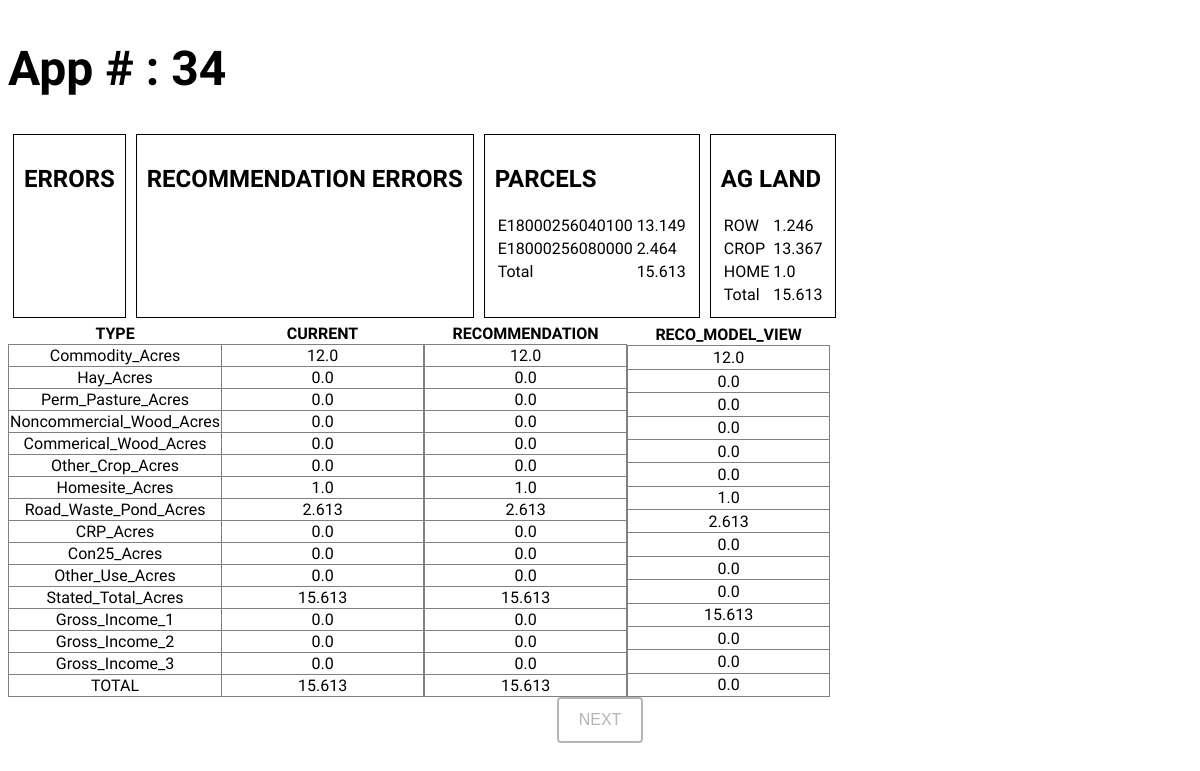
The page /34 on the database its author committed.
### models.py (models this page shows)
class CAUVApp(db.Model):
    id = db.Column(
        type_=db.Integer,
        primary_key=True,
    )
    AG_APP = db.Column(
        type_=db.String(30),
        nullable=False
    )
    Commodity_Acres = db.Column(
        type_=db.Float(3),
    )
    Hay_Acres = db.Column(
        type_=db.Float(3),
    )
    Perm_Pasture_Acres = db.Column(
        type_=db.Float(3),
    )
    Noncommercial_Wood_Acres = db.Column(
        type_=db.Float(3),
    )
    Commerical_Wood_Acres = db.Column(
        type_=db.Float(3),
    )
    Other_Crop_Acres = db.Column(
        type_=db.Float(3),
    )
    Homesite_Acres = db.Column(
        type_=db.Float(3),
    )
    Road_Waste_Pond_Acres = db.Column(
        type_=db.Float(3),
    )
    CRP_Acres = db.Column(
        type_=db.Float(3),
    )
    Con25_Acres = db.Column(
        type_=db.Float(3),
    )
    Other_Use_Acres = db.Column(
        type_=db.Float(3),
    )
    Stated_Total_Acres = db.Column(
        type_=db.Float(3),
        nullable=False,
    )
    Gross_Income_1 = db.Column(
        type_=db.Float(2),
    )
    Gross_Income_2 = db.Column(
        type_=db.Float(2),
    )
    Gross_Income_3 = db.Column(
        type_=db.Float(2),
    )

class RECOMMENDED_CAUVApp(db.Model):
    id = db.Column(
        type_=db.Integer,
        primary_key=True,
    )
    AG_APP = db.Column(
        type_=db.String(30),
        nullable=False
    )
    Commodity_Acres = db.Column(
        type_=db.Float(3),
    )
    Hay_Acres = db.Column(
        type_=db.Float(3),
    )
    Perm_Pasture_Acres = db.Column(
        type_=db.Float(3),
    )
    Noncommercial_Wood_Acres = db.Column(
        type_=db.Float(3),
    )
    Commerical_Wood_Acres = db.Column(
        type_=db.Float(3),
    )
    Other_Crop_Acres = db.Column(
        type_=db.Float(3),
    )
    Homesite_Acres = db.Column(
        type_=db.Float(3),
    )
    Road_Waste_Pond_Acres = db.Column(
        type_=db.Float(3),
    )
    CRP_Acres = db.Column(
        type_=db.Float(3),
    )
    Con25_Acres = db.Column(
        type_=db.Float(3),
    )
    Other_Use_Acres = db.Column(
        type_=db.Float(3),
    )
    Stated_Total_Acres = db.Column(
        type_=db.Float(3),
        nullable=False,
    )
    Gross_Income_1 = db.Column(
        type_=db.Float(2),
    )
    Gross_Income_2 = db.Column(
        type_=db.Float(2),
    )
    Gross_Income_3 = db.Column(
        type_=db.Float(2),
    )

### routes.py (the view)
@app.route('/<int:id>', methods = ['POST', 'GET'])
def base(id):
    next_id = id + 1
    if request.method == "POST":
        return redirect('/' + str(next_id))
    else:
        app_select = CAUVApp.query.filter(CAUVApp.AG_APP == id).first()
        if app_select is None:
            return redirect('/' + str(next_id))
        else:
            current = current_app(app_select)
            current_sum = current_app_sum(app_select)
            AG_LAND_parcels = parcel_view(id)
            AG_LAND_parcel_sum = parcel_sum(AG_LAND_parcels)
            AG_LAND_land = land_view(id)
            AG_LAND_land_sum = land_sum(AG_LAND_land)
            errors_compiled = compiled_errors(
                app_select=app_select,
                parcel_sum=AG_LAND_parcel_sum,
                AG_LAND_land=AG_LAND_land,
                current_sum=current_sum,
            )
            app_recommendation = recommendation(
                app_select=app_select,
                AG_LAND_parcel=AG_LAND_parcels,
                AG_LAND_land=AG_LAND_land,
                errors=errors_compiled,
            )
            app_recommendation_sum = recommendation_sum(app_recommendation)
            recom_app_select = RECOMMENDED_CAUVApp.query.filter(RECOMMENDED_CAUVApp.AG_APP == id).first()
            recommendation_errors = compiled_errors(
                app_select=recom_app_select,
                parcel_sum=AG_LAND_parcel_sum,
                AG_LAND_land=AG_LAND_land,
                current_sum=app_recommendation_sum,
            )
            recommended = current_app(recom_app_select)
            return render_template(
                'index.html',
                appNum=id,
                errors=errors_compiled,
                current=current,
                current_sum=current_sum,
                AG_LAND_parcels=AG_LAND_parcels,
                AG_LAND_parcel_sum=AG_LAND_parcel_sum,
                AG_LAND_land=AG_LAND_land,
                AG_LAND_land_sum=AG_LAND_land_sum,
                recommendation=app_recommendation,
                recommendation_sum=app_recommendation_sum,
                recommendation_errors=recommendation_errors,
                recommended=recommended,
            )

### AG_LAND.py (called while the page is built)
def parcel_view(app_num):
    parcels= []
    parcels_dict_list = []
    app_select = AG_LAND.query.filter(AG_LAND.AGAPPL == app_num).all()
    for row in app_select:
        if row.PARID in parcels:
            continue
        else:
            parcels.append(row.PARID)
    for parcel in parcels:
        parcels_dict ={
        "PARID": None,
        "PARCEL_ACREAGE": None,
        }
        parcels_dict['PARID'] = parcel
        parcel_query = AG_LAND.query.filter(
            AG_LAND.AGAPPL == app_num,
            AG_LAND.PARID == parcel
        ).first()
        parcels_dict['PARCEL_ACREAGE'] = round(parcel_query.PARCEL_ACREAGE,3)
        parcels_dict_list.append(parcels_dict)
    return parcels_dict_list

def parcel_sum(parcels_dict_list):
    parcels_sum = []
    for each in parcels_dict_list:
        parcels_sum.append(each['PARCEL_ACREAGE'])
    total_acres = round(sum(parcels_sum),3)
    return total_acres

def land_view(app_num):
    app_select = AG_LAND.query.filter(AG_LAND.AGAPPL == app_num).all()
    land = []
    land_dict_list = []
    for row in app_select:
        if row.LAND_USE_TYPE in land:
            continue
        else:
            land.append(row.LAND_USE_TYPE)
    for type in land:
        land_dict = {
        "LAND_USE_TYPE": None,
        "LAND_USE_ACRES": None,
        }
        land_dict['LAND_USE_TYPE'] = type
        land_query = AG_LAND.query.filter(
            AG_LAND.AGAPPL == app_num,
            AG_LAND.LAND_USE_TYPE == type
        ).all()
        land_type_sum = []
        for each in land_query:
            land_type_sum.append(each.LAND_USE_ACRES)
        land_dict['LAND_USE_ACRES'] = round(sum(land_type_sum),3)
        land_dict_list.append(land_dict)
    return land_dict_list

def land_sum(land_dict_list):
    land_sum = []
    for each in land_dict_list:
        land_sum.append(each['LAND_USE_ACRES'])
    total_acres = round(sum(land_sum),3)
    return total_acres

### CURRENT.py (called while the page is built)
def current_app_sum(app_select):
    app_sum = [
        app_select.Commodity_Acres,
        app_select.Hay_Acres,
        app_select.Perm_Pasture_Acres,
        app_select.Noncommercial_Wood_Acres,
        app_select.Commerical_Wood_Acres,
        app_select.Other_Crop_Acres,
        app_select.Homesite_Acres,
        app_select.Road_Waste_Pond_Acres,
        app_select.CRP_Acres,
        app_select.Con25_Acres,
        app_select.Other_Use_Acres,
    ]
    return round(sum(app_sum),3)

### templates/index.html (shortened to what this page needs)
{% extends 'base.html' %}
{% block body %}
<div class="APPNUM">
  <h1>
  App # : {{ appNum }}
  </h1>
</div>
<div class="GENERAL_INFO">
  <div class="GENERAL_INFO_ITEM">
    <h2>ERRORS</h2>
  </div>
  <div class="GENERAL_INFO_ITEM">
    <h2>RECOMMENDATION ERRORS</h2>
  </div>
  <div class="GENERAL_INFO_ITEM">
    <h2>PARCELS</h2>
    <table>
      {% for each in AG_LAND_parcels %}
      <tr>
        <td>
          {{ each['PARID'] }}
        </td>
        <td>
          {{ each["PARCEL_ACREAGE"]}}
        </td>
      </tr>
      {% endfor %}
      <tr>
        <td>
          Total
        </td>
        <td>
          {{AG_LAND_parcel_sum}}
        </td>
      </tr>
    </table>
  </div>
  <div class="GENERAL_INFO_ITEM">
    <h2>AG LAND</h2>
    <table>
      {% for each in AG_LAND_land %}
      <tr>
        <td>
          {{ each['LAND_USE_TYPE'] }}
        </td>
        <td>
          {{ each['LAND_USE_ACRES'] }}
        </td>
      </tr>
      {% endfor %}
      <tr>
        <td>
          Total
        </td>
        <td>
          {{AG_LAND_land_sum}}
        </td>
      </tr>
    </table>
  </div>
</div>
<div class="APP">
  <table>
    <tr>
      <th>TYPE</th>
      <th>CURRENT</th>
    </tr>
    {% for each in current['APP_VALUES'] %}
      <tr>
        <td>
          {{ each }}
        </td>
        <td>
          {{ current['APP_VALUES'][each] }}
        </td>
      </tr>
    {% endfor %}
    <tr>
      <td>TOTAL</td>
      <td>
        {{ current_sum }}
      </td>
    </tr>
  </table>
  <table>
    <tr>
      <th>RECOMMENDATION</th>
    </tr>
    {% for each in recommendation %}
    <tr>
      <td>
          {{ recommendation[each] }}
      </td>
    </tr>
    {% endfor %}
    <tr>
      <td>
        {{ recommendation_sum }}
      </td>
    </tr>
  </table>
  <table>
    <tr>
      <th>RECO_MODEL_VIEW</th>
    </tr>
    {% for each in recommended['APP_VALUES'] %}
    <tr>
      <td>
          {{ recommended['APP_VALUES'][each] }}
      </td>
    </tr>
    {% endfor %}
  </table>
</div>
<form method="post">
  <input type="submit" id="submit" name="submit" value="NEXT">
</form>
{% endblock %}

### static/css/main.css (style rules this page uses)
body { font-family: 'Oxygen', sans-serif; font-size: 16px; text-align: center; display: flex; flex-direction: column; justify-content: center; }
.APPNUM { font-size: 24px; text-align: left; }
.GENERAL_INFO { display: flex; text-align: left; flex-direction: row; }
.GENERAL_INFO_ITEM { padding: 10px; border: solid 1px black; margin: 5px; }
.APP { display: flex; flex-direction: row; }
.APP table { border-collapse: collapse; padding: 5px; }
.APP td { border: solid 1px gray; }
.APP th { width: 200px; }
#submit { color: hsla(0, 0%, 71%, 1); font-size: 16px; background-color: hsla(0, 0%, 100%, 1); padding: 12px 20px; border: 2px solid hsla(0, 0%, 71%, 1); border-radius: 4px; }

### rows shown on the page
CAUVApp: Commodity_Acres "12.0" "0.0" "0.0" "0.0" "0.0" "0.0" "1.0" "2.613" "0.0" "0.0" "0.0" "15.613" "0.0" "0.0" "0.0", Commodity_Acres "12.0" "0.0" "0.0" "0.0" "0.0" "0.0" "1.0" "2.613" "0.0" "0.0" "0.0" "15.613" "0.0" "0.0" "0.0"
RECOMMENDED_CAUVApp: Commodity_Acres "12.0" "0.0" "0.0" "0.0" "0.0" "0.0" "1.0" "2.613" "0.0" "0.0" "0.0" "15.613" "0.0" "0.0" "0.0"

### other values the page prints
{{ appNum }} "34"
{{ each['PARID'] }} "E18000256040100" "E18000256080000"
{{ each["PARCEL_ACREAGE"] }} "13.149" "2.464"
{{ AG_LAND_parcel_sum }} "15.613"
{{ each['LAND_USE_TYPE'] }} "ROW" "CROP" "HOME"
{{ each['LAND_USE_ACRES'] }} "1.246" "13.367" "1.0"
{{ AG_LAND_land_sum }} "15.613"
{{ each }} "Commodity_Acres" "Hay_Acres" "Perm_Pasture_Acres" "Noncommercial_Wood_Acres" "Commerical_Wood_Acres" "Other_Crop_Acres" "Homesite_Acres" "Road_Waste_Pond_Acres" "CRP_Acres" "Con25_Acres" "Other_Use_Acres" "Stated_Total_Acres" "Gross_Income_1" "Gross_Income_2" "Gross_Income_3"
{{ current_sum }} "15.613"
{{ recommendation_sum }} "15.613"
